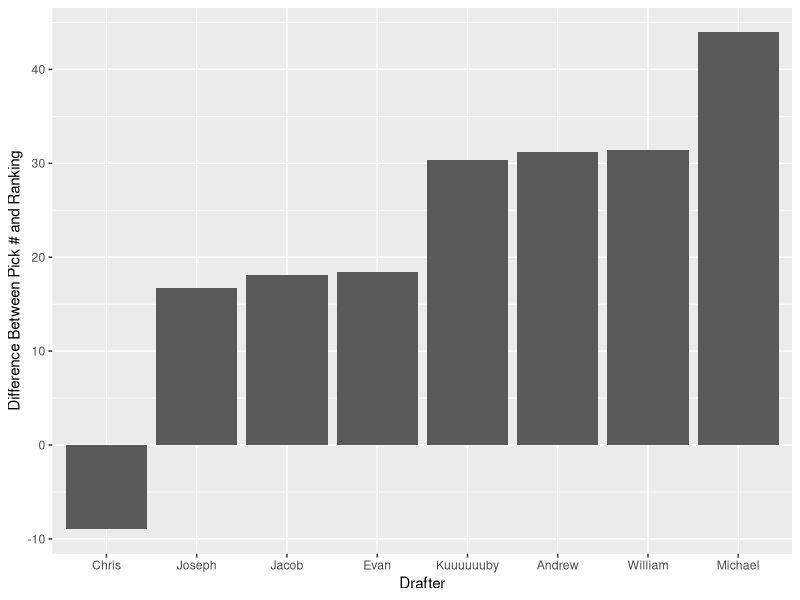
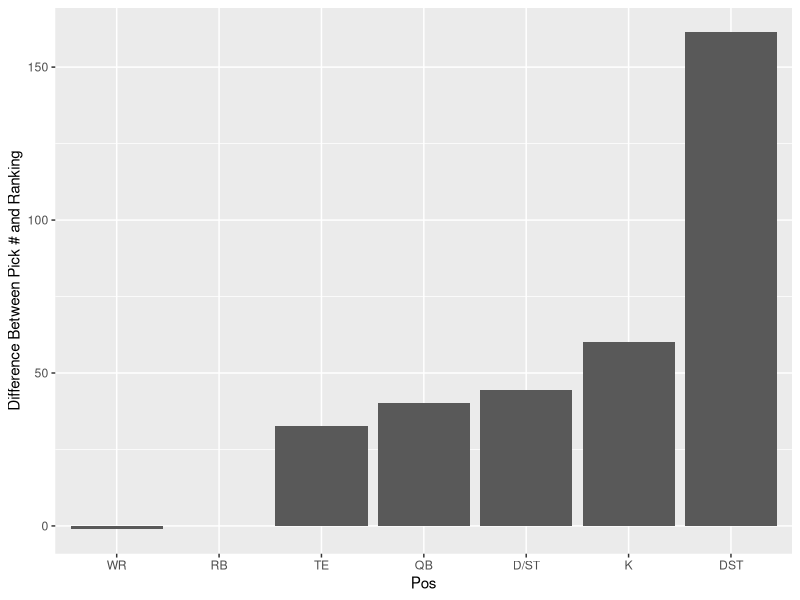
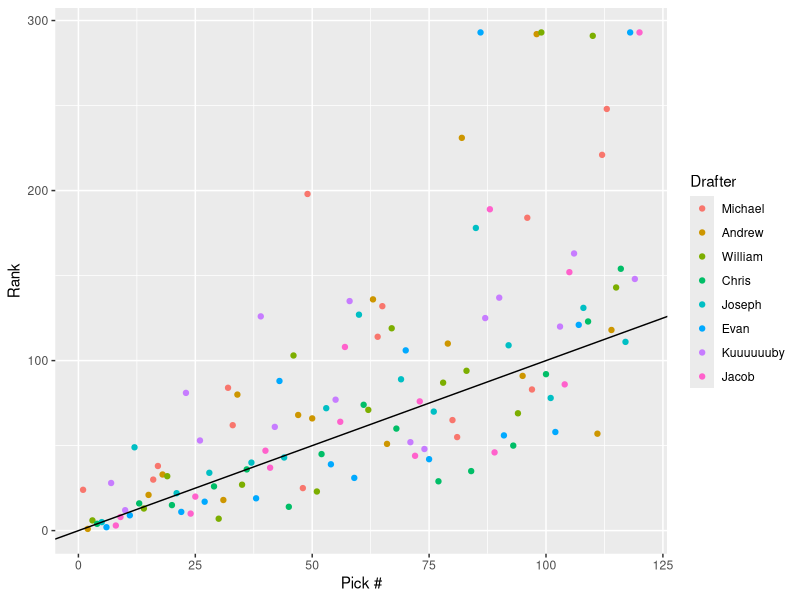
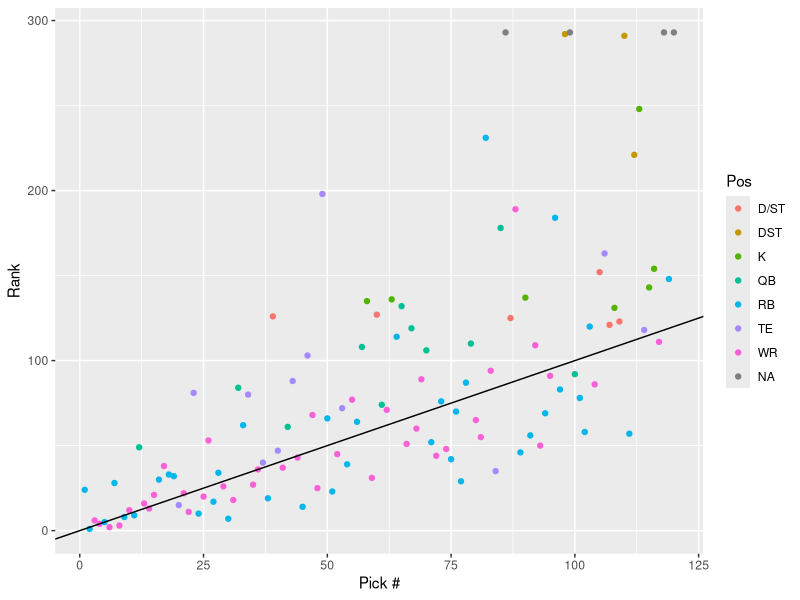
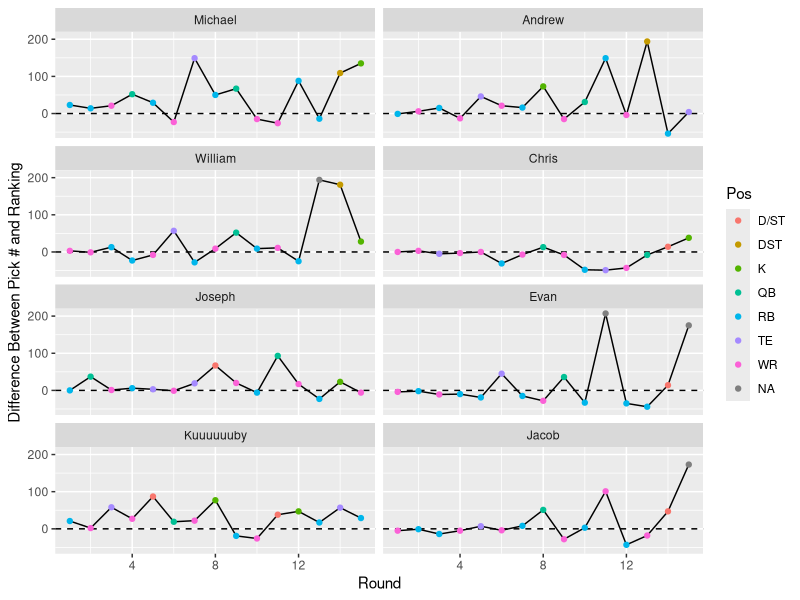

Source code (R) for these figures, in order:
## ---- chunk 1
knitr::opts_chunk$set(fig.width=12, fig.height=8, fig.path='Figs/',
                      echo=FALSE, warning=FALSE, message=FALSE)
options(width=100)
## ---- chunk 2
knitr::opts_chunk$set(echo = TRUE)
## ---- chunk 3
library("reshape2")
library("plyr")
    
draftData <- read.csv("./data/Draft2017.csv", stringsAsFactors = F)
print.data.frame(head(draftData), row.names=FALSE)
## ---- chunk 4
# Save the franchise row for later
franchisePlayers <- draftData[draftData$ROUND == "Franchise", ]

# Drop the franchise row
draftData <- subset(draftData, ROUND != "Franchise")

# Melt the data
draftData <- melt(draftData, id.vars = "ROUND")

# Drop the row names
rownames(draftData) <- NULL

# Make the round a number instead of a string
draftData$ROUND <- as.numeric(as.character(draftData$ROUND))

# Order by round (this is a stable sort)
draftData <- draftData[order(draftData$ROUND), ]

# Rename some columns
draftData <- rename(draftData, c("variable" = "Drafter", "value" = "Player", "ROUND" = "Round"))

print.data.frame(head(draftData, n=10), row.names=FALSE)
## ---- chunk 5
# Creates the sequence: 1,2,3,4,5,6,7,8,16,15,14,13,12,11,10,9,17,18,19,20....
snakeFunction <- function(n, rowLen=8)
{
  lapply(1:n, function(i){
    groupIndicator <- ceiling(i / rowLen)
    # Increasing group
    if (groupIndicator %% 2 == 1)
    {
      i
    }
    # Decreasing group
    else
    {
      rowLen*groupIndicator - ((i - 1) %% rowLen)
    }
  })
}

# Create the list for out draft (8 drafters, 16 rounds)
pickOrdering <- snakeFunction(8*15)

unlist(pickOrdering)
## ---- chunk 6
# Add the pick numbers to the draft data
draftData$PickNumber <- pickOrdering
draftData <- as.data.frame(lapply(draftData, unlist))

# Order the draft data by pick number
draftData <- draftData[order(draftData$PickNumber),]

# Make the player a string instead of a factor
draftData$Player <- as.character(draftData$Player)

print.data.frame(head(draftData, n=10), row.names=FALSE)
## ---- chunk 7
rankings <- read.csv("./data/EspnPprRankings2017.csv", stringsAsFactors = F)

# Read player as string, not factor
rankings$Player <- as.character(rankings$Player)

print.data.frame(head(rankings, n=10), row.names=FALSE)
## ---- chunk 8
# Remove franchise players
rankings <- rankings[!(rankings$Player %in% franchisePlayers), ]

# Apply consecutive ranking to remaining players
rankings$Rank <- 1:nrow(rankings)

print.data.frame(head(rankings, n=10), row.names=FALSE)
## ---- chunk 9
# Join rankings data with draft data 
joinedData <- join(draftData, rankings, by="Player")

# Some players will not have a  ranking, give these players a worst ranking + 1
joinedData$Rank[is.na(joinedData$Rank)] <- nrow(rankings) + 1

print.data.frame(head(joinedData, n=10), row.names=FALSE)
## ---- chunk 10
joinedData$RankDiff <- joinedData$Rank - joinedData$PickNumber

print.data.frame(head(joinedData, n=10), row.names=FALSE)
## ---- chunk 11
avgDiffs <- aggregate(RankDiff ~ Drafter, joinedData, FUN=mean)

# Order factor by worst draft to best
avgDiffs <- within(avgDiffs, Drafter <- factor(Drafter, levels=avgDiffs[order(avgDiffs$RankDiff), "Drafter"]))

# Order dataframe by worst draft to best
avgDiffs <- avgDiffs[order(avgDiffs$RankDiff, decreasing = FALSE),]

print.data.frame(avgDiffs, row.names=FALSE)
## ---- chunk 12
library(ggplot2)
ggplot(avgDiffs, aes(x=Drafter, y=RankDiff)) + geom_bar(stat = "identity") + ylab("Difference Between Pick # and Ranking")
## ---- chunk 13
posDiffs <- aggregate(RankDiff ~ Pos, joinedData, FUN=mean)

posDiffs <- within(posDiffs, Pos <- factor(Pos, levels=posDiffs[order(posDiffs$RankDiff), "Pos"]))

# Order dataframe by worst draft to best
posDiffs <- posDiffs[order(posDiffs$RankDiff, decreasing = FALSE),]

print.data.frame(posDiffs, row.names=FALSE)

ggplot(posDiffs, aes(x=Pos, y=RankDiff)) + geom_bar(stat = "identity") + ylab("Difference Between Pick # and Ranking")
## ---- chunk 14
# Scatter colored by drafter 
ggplot(joinedData, aes(x=PickNumber,y=Rank)) + geom_point(aes(color=Drafter)) + geom_abline() + xlab("Pick #")
## ---- chunk 15
# Scatter colored by position 
ggplot(joinedData, aes(x=PickNumber,y=Rank)) + geom_point(aes(color=Pos)) + geom_abline() + xlab("Pick #")
## ---- chunk 16
# Scatter colored by position, faceted by drafer
ggplot(joinedData, aes(x=Round, y=RankDiff)) + geom_line() + facet_wrap(~Drafter, ncol=2) + geom_hline(yintercept = 0, linetype=2) + geom_point(aes(color=Pos)) + ylab("Difference Between Pick # and Ranking")
